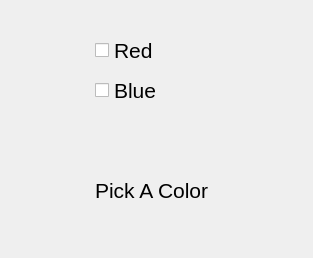
<?xml version="1.0" encoding="UTF-8"?>
<ui version="4.0">
 <class>MainWindow</class>
 <widget class="QMainWindow" name="MainWindow">
  <property name="geometry">
   <rect>
    <x>0</x>
    <y>0</y>
    <width>313</width>
    <height>258</height>
   </rect>
  </property>
  <property name="windowTitle">
   <string>CheckBoxes</string>
  </property>
  <widget class="QWidget" name="centralwidget">
   <widget class="QCheckBox" name="red_checkBox">
    <property name="geometry">
     <rect>
      <x>95</x>
      <y>30</y>
      <width>141</width>
      <height>41</height>
     </rect>
    </property>
    <property name="font">
     <font>
      <pointsize>16</pointsize>
     </font>
    </property>
    <property name="text">
     <string>Red</string>
    </property>
   </widget>
   <widget class="QCheckBox" name="blue_checkBox">
    <property name="geometry">
     <rect>
      <x>95</x>
      <y>70</y>
      <width>141</width>
      <height>41</height>
     </rect>
    </property>
    <property name="font">
     <font>
      <pointsize>16</pointsize>
     </font>
    </property>
    <property name="text">
     <string>Blue</string>
    </property>
   </widget>
   <widget class="QLabel" name="label">
    <property name="geometry">
     <rect>
      <x>95</x>
      <y>170</y>
      <width>141</width>
      <height>41</height>
     </rect>
    </property>
    <property name="font">
     <font>
      <pointsize>16</pointsize>
     </font>
    </property>
    <property name="text">
     <string>Pick A Color</string>
    </property>
   </widget>
  </widget>
  <widget class="QMenuBar" name="menubar">
   <property name="geometry">
    <rect>
     <x>0</x>
     <y>0</y>
     <width>313</width>
     <height>21</height>
    </rect>
   </property>
  </widget>
 </widget>
 <resources/>
 <connections/>
</ui>
